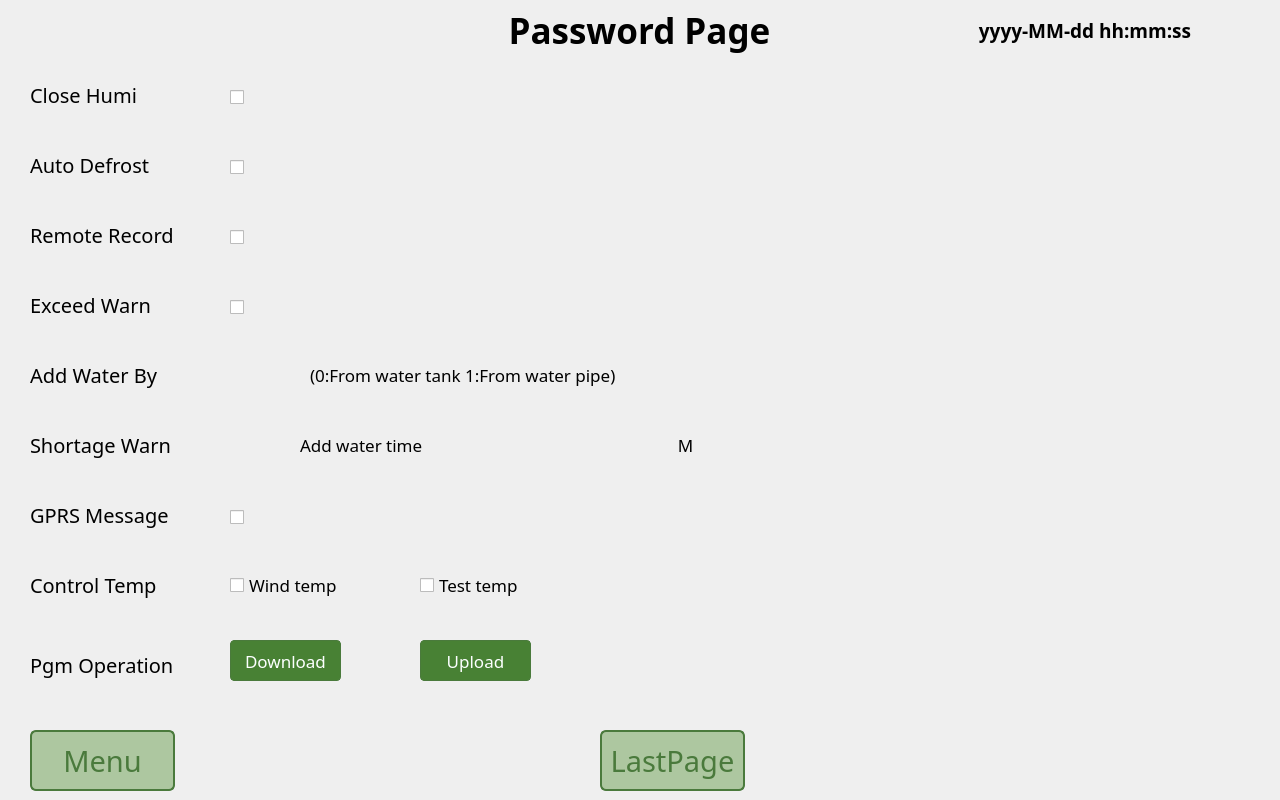
<?xml version="1.0" encoding="UTF-8"?>
<ui version="4.0">
 <class>UserPasswordPage03</class>
 <widget class="QWidget" name="UserPasswordPage03">
  <property name="geometry">
   <rect>
    <x>0</x>
    <y>0</y>
    <width>1280</width>
    <height>800</height>
   </rect>
  </property>
  <property name="windowTitle">
   <string>Form</string>
  </property>
  <widget class="QWidget" name="Footer" native="true">
   <property name="geometry">
    <rect>
     <x>0</x>
     <y>720</y>
     <width>1280</width>
     <height>80</height>
    </rect>
   </property>
   <property name="font">
    <font>
     <family>思源黑体</family>
    </font>
   </property>
   <widget class="QPushButton" name="font_page_pbtn">
    <property name="geometry">
     <rect>
      <x>30</x>
      <y>10</y>
      <width>145</width>
      <height>61</height>
     </rect>
    </property>
    <property name="font">
     <font>
      <pointsize>22</pointsize>
     </font>
    </property>
    <property name="styleSheet">
     <string notr="true">QPushButton {
    /* 正常状态 */
	border:2px solid rgb(74,122,60);
	background-color:rgb(173,199,160);
	border-radius:6px;
    color:rgb(74,122,60);
}

QPushButton:hover {
    /* 鼠标停留状态 */
    background-color: rgb(184, 192, 193);
}

QPushButton:pressed {
    /* 鼠标按下状态 */

    background-color: rgb(255,255,255);
}</string>
    </property>
    <property name="text">
     <string>Menu</string>
    </property>
   </widget>
   <widget class="QLabel" name="footer_line">
    <property name="geometry">
     <rect>
      <x>0</x>
      <y>0</y>
      <width>1280</width>
      <height>3</height>
     </rect>
    </property>
    <property name="text">
     <string/>
    </property>
   </widget>
   <widget class="QPushButton" name="previous_page_pbtn">
    <property name="geometry">
     <rect>
      <x>600</x>
      <y>10</y>
      <width>145</width>
      <height>61</height>
     </rect>
    </property>
    <property name="font">
     <font>
      <pointsize>22</pointsize>
     </font>
    </property>
    <property name="styleSheet">
     <string notr="true">QPushButton {
    /* 正常状态 */
	border:2px solid rgb(74,122,60);
	background-color:rgb(173,199,160);
	border-radius:6px;
    color:rgb(74,122,60);
}

QPushButton:hover {
    /* 鼠标停留状态 */
    background-color: rgb(184, 192, 193);
}

QPushButton:pressed {
    /* 鼠标按下状态 */

    background-color: rgb(255,255,255);
}</string>
    </property>
    <property name="text">
     <string>LastPage</string>
    </property>
   </widget>
  </widget>
  <widget class="QWidget" name="Header" native="true">
   <property name="geometry">
    <rect>
     <x>0</x>
     <y>0</y>
     <width>1280</width>
     <height>60</height>
    </rect>
   </property>
   <widget class="QLabel" name="logo">
    <property name="geometry">
     <rect>
      <x>0</x>
      <y>15</y>
      <width>155</width>
      <height>33</height>
     </rect>
    </property>
    <property name="font">
     <font>
      <pointsize>24</pointsize>
      <weight>75</weight>
      <bold>true</bold>
     </font>
    </property>
    <property name="text">
     <string/>
    </property>
    <property name="alignment">
     <set>Qt::AlignCenter</set>
    </property>
   </widget>
   <widget class="QLabel" name="current_time">
    <property name="geometry">
     <rect>
      <x>930</x>
      <y>0</y>
      <width>310</width>
      <height>60</height>
     </rect>
    </property>
    <property name="font">
     <font>
      <family>思源黑体</family>
      <pointsize>14</pointsize>
      <weight>75</weight>
      <bold>true</bold>
     </font>
    </property>
    <property name="text">
     <string>yyyy-MM-dd hh:mm:ss</string>
    </property>
    <property name="alignment">
     <set>Qt::AlignCenter</set>
    </property>
   </widget>
   <widget class="QLabel" name="title">
    <property name="geometry">
     <rect>
      <x>479</x>
      <y>0</y>
      <width>321</width>
      <height>60</height>
     </rect>
    </property>
    <property name="font">
     <font>
      <family>思源黑体</family>
      <pointsize>26</pointsize>
      <weight>75</weight>
      <bold>true</bold>
     </font>
    </property>
    <property name="text">
     <string>Password Page</string>
    </property>
    <property name="textFormat">
     <enum>Qt::PlainText</enum>
    </property>
    <property name="alignment">
     <set>Qt::AlignCenter</set>
    </property>
   </widget>
  </widget>
  <widget class="QWidget" name="Main" native="true">
   <property name="geometry">
    <rect>
     <x>0</x>
     <y>60</y>
     <width>1280</width>
     <height>660</height>
    </rect>
   </property>
   <widget class="QWidget" name="TurnOffHumidityFunction" native="true">
    <property name="geometry">
     <rect>
      <x>0</x>
      <y>0</y>
      <width>1281</width>
      <height>71</height>
     </rect>
    </property>
    <property name="font">
     <font>
      <family>思源黑体</family>
     </font>
    </property>
    <widget class="QLabel" name="turn_off_humidity_function_label">
     <property name="geometry">
      <rect>
       <x>30</x>
       <y>20</y>
       <width>151</width>
       <height>30</height>
      </rect>
     </property>
     <property name="font">
      <font>
       <pointsize>15</pointsize>
      </font>
     </property>
     <property name="text">
      <string>Close Humi</string>
     </property>
    </widget>
    <widget class="QCheckBox" name="turn_off_humidity_function_locked">
     <property name="geometry">
      <rect>
       <x>230</x>
       <y>20</y>
       <width>101</width>
       <height>35</height>
      </rect>
     </property>
     <property name="font">
      <font>
       <pointsize>13</pointsize>
      </font>
     </property>
     <property name="text">
      <string/>
     </property>
    </widget>
   </widget>
   <widget class="QWidget" name="AutomaticDefrosting" native="true">
    <property name="geometry">
     <rect>
      <x>0</x>
      <y>70</y>
      <width>1281</width>
      <height>71</height>
     </rect>
    </property>
    <property name="font">
     <font>
      <family>思源黑体</family>
     </font>
    </property>
    <widget class="QLabel" name="automatic_defrosting_label">
     <property name="geometry">
      <rect>
       <x>30</x>
       <y>20</y>
       <width>151</width>
       <height>30</height>
      </rect>
     </property>
     <property name="font">
      <font>
       <pointsize>15</pointsize>
      </font>
     </property>
     <property name="text">
      <string>Auto Defrost</string>
     </property>
    </widget>
    <widget class="QCheckBox" name="automatic_defrosting_locked">
     <property name="geometry">
      <rect>
       <x>230</x>
       <y>20</y>
       <width>101</width>
       <height>35</height>
      </rect>
     </property>
     <property name="font">
      <font>
       <pointsize>13</pointsize>
      </font>
     </property>
     <property name="text">
      <string/>
     </property>
    </widget>
   </widget>
   <widget class="QWidget" name="RemoteRecording" native="true">
    <property name="geometry">
     <rect>
      <x>0</x>
      <y>140</y>
      <width>1280</width>
      <height>71</height>
     </rect>
    </property>
    <property name="font">
     <font>
      <family>思源黑体</family>
     </font>
    </property>
    <widget class="QLabel" name="remote_recording_label">
     <property name="geometry">
      <rect>
       <x>30</x>
       <y>20</y>
       <width>151</width>
       <height>30</height>
      </rect>
     </property>
     <property name="font">
      <font>
       <pointsize>15</pointsize>
      </font>
     </property>
     <property name="text">
      <string>Remote Record</string>
     </property>
    </widget>
    <widget class="QCheckBox" name="remote_recording_locked">
     <property name="geometry">
      <rect>
       <x>230</x>
       <y>20</y>
       <width>101</width>
       <height>35</height>
      </rect>
     </property>
     <property name="font">
      <font>
       <pointsize>13</pointsize>
      </font>
     </property>
     <property name="text">
      <string/>
     </property>
    </widget>
   </widget>
   <widget class="QWidget" name="ExcessiveWarining" native="true">
    <property name="geometry">
     <rect>
      <x>0</x>
      <y>210</y>
      <width>1280</width>
      <height>71</height>
     </rect>
    </property>
    <property name="font">
     <font>
      <family>思源黑体</family>
     </font>
    </property>
    <widget class="QLabel" name="excessive_warning_label">
     <property name="geometry">
      <rect>
       <x>30</x>
       <y>20</y>
       <width>151</width>
       <height>30</height>
      </rect>
     </property>
     <property name="font">
      <font>
       <pointsize>15</pointsize>
      </font>
     </property>
     <property name="text">
      <string>Exceed Warn</string>
     </property>
    </widget>
    <widget class="QCheckBox" name="excessive_warning_locked">
     <property name="geometry">
      <rect>
       <x>230</x>
       <y>20</y>
       <width>101</width>
       <height>35</height>
      </rect>
     </property>
     <property name="font">
      <font>
       <pointsize>13</pointsize>
      </font>
     </property>
     <property name="text">
      <string/>
     </property>
    </widget>
   </widget>
   <widget class="QWidget" name="WaterReplenishmentMode" native="true">
    <property name="geometry">
     <rect>
      <x>0</x>
      <y>280</y>
      <width>1280</width>
      <height>71</height>
     </rect>
    </property>
    <property name="font">
     <font>
      <family>思源黑体</family>
     </font>
    </property>
    <widget class="QLabel" name="water_replenishment_mode_label">
     <property name="geometry">
      <rect>
       <x>30</x>
       <y>20</y>
       <width>151</width>
       <height>30</height>
      </rect>
     </property>
     <property name="font">
      <font>
       <pointsize>15</pointsize>
      </font>
     </property>
     <property name="text">
      <string>Add Water By</string>
     </property>
    </widget>
    <widget class="QLabel" name="water_replenishment_mode_display">
     <property name="geometry">
      <rect>
       <x>230</x>
       <y>10</y>
       <width>61</width>
       <height>51</height>
      </rect>
     </property>
     <property name="font">
      <font>
       <pointsize>13</pointsize>
      </font>
     </property>
     <property name="text">
      <string/>
     </property>
     <property name="alignment">
      <set>Qt::AlignCenter</set>
     </property>
    </widget>
    <widget class="QLabel" name="water_replenishment_mode_text">
     <property name="geometry">
      <rect>
       <x>310</x>
       <y>20</y>
       <width>331</width>
       <height>30</height>
      </rect>
     </property>
     <property name="font">
      <font>
       <pointsize>13</pointsize>
      </font>
     </property>
     <property name="text">
      <string>(0:From water tank 1:From water pipe)</string>
     </property>
     <property name="alignment">
      <set>Qt::AlignLeading|Qt::AlignLeft|Qt::AlignVCenter</set>
     </property>
    </widget>
   </widget>
   <widget class="QWidget" name="WaterLevelWarning" native="true">
    <property name="geometry">
     <rect>
      <x>0</x>
      <y>350</y>
      <width>1280</width>
      <height>71</height>
     </rect>
    </property>
    <property name="font">
     <font>
      <family>思源黑体</family>
     </font>
    </property>
    <widget class="QLabel" name="water_level_warning_label">
     <property name="geometry">
      <rect>
       <x>30</x>
       <y>20</y>
       <width>151</width>
       <height>30</height>
      </rect>
     </property>
     <property name="font">
      <font>
       <pointsize>15</pointsize>
      </font>
     </property>
     <property name="text">
      <string>Shortage Warn</string>
     </property>
    </widget>
    <widget class="QLabel" name="water_level_warning_display">
     <property name="geometry">
      <rect>
       <x>230</x>
       <y>9</y>
       <width>61</width>
       <height>51</height>
      </rect>
     </property>
     <property name="font">
      <font>
       <pointsize>13</pointsize>
      </font>
     </property>
     <property name="text">
      <string/>
     </property>
     <property name="alignment">
      <set>Qt::AlignCenter</set>
     </property>
    </widget>
    <widget class="QLabel" name="water_level_warning_text">
     <property name="geometry">
      <rect>
       <x>300</x>
       <y>20</y>
       <width>201</width>
       <height>30</height>
      </rect>
     </property>
     <property name="font">
      <font>
       <pointsize>13</pointsize>
      </font>
     </property>
     <property name="text">
      <string>Add water time</string>
     </property>
     <property name="alignment">
      <set>Qt::AlignLeading|Qt::AlignLeft|Qt::AlignVCenter</set>
     </property>
    </widget>
    <widget class="QLabel" name="water_level_warning_M">
     <property name="geometry">
      <rect>
       <x>540</x>
       <y>20</y>
       <width>121</width>
       <height>30</height>
      </rect>
     </property>
     <property name="font">
      <font>
       <pointsize>13</pointsize>
      </font>
     </property>
     <property name="text">
      <string/>
     </property>
     <property name="alignment">
      <set>Qt::AlignCenter</set>
     </property>
    </widget>
    <widget class="QLabel" name="water_level_warning_M_sign">
     <property name="geometry">
      <rect>
       <x>670</x>
       <y>20</y>
       <width>31</width>
       <height>30</height>
      </rect>
     </property>
     <property name="font">
      <font>
       <pointsize>13</pointsize>
      </font>
     </property>
     <property name="text">
      <string>M</string>
     </property>
     <property name="alignment">
      <set>Qt::AlignCenter</set>
     </property>
    </widget>
   </widget>
   <widget class="QWidget" name="TextMessaging" native="true">
    <property name="geometry">
     <rect>
      <x>0</x>
      <y>420</y>
      <width>1280</width>
      <height>71</height>
     </rect>
    </property>
    <property name="font">
     <font>
      <family>思源黑体</family>
     </font>
    </property>
    <widget class="QLabel" name="text_messaging_label">
     <property name="geometry">
      <rect>
       <x>30</x>
       <y>20</y>
       <width>151</width>
       <height>30</height>
      </rect>
     </property>
     <property name="font">
      <font>
       <pointsize>15</pointsize>
      </font>
     </property>
     <property name="text">
      <string>GPRS Message</string>
     </property>
    </widget>
    <widget class="QCheckBox" name="text_messaging_locked">
     <property name="geometry">
      <rect>
       <x>230</x>
       <y>20</y>
       <width>101</width>
       <height>35</height>
      </rect>
     </property>
     <property name="font">
      <font>
       <pointsize>13</pointsize>
      </font>
     </property>
     <property name="text">
      <string/>
     </property>
    </widget>
   </widget>
   <widget class="QWidget" name="TemperatureControl" native="true">
    <property name="geometry">
     <rect>
      <x>0</x>
      <y>490</y>
      <width>1281</width>
      <height>71</height>
     </rect>
    </property>
    <property name="font">
     <font>
      <family>思源黑体</family>
     </font>
    </property>
    <widget class="QLabel" name="temperature_control_label">
     <property name="geometry">
      <rect>
       <x>30</x>
       <y>20</y>
       <width>151</width>
       <height>30</height>
      </rect>
     </property>
     <property name="font">
      <font>
       <pointsize>15</pointsize>
      </font>
     </property>
     <property name="text">
      <string>Control Temp</string>
     </property>
    </widget>
    <widget class="QCheckBox" name="temperature_control_checkBox_1">
     <property name="geometry">
      <rect>
       <x>230</x>
       <y>20</y>
       <width>141</width>
       <height>30</height>
      </rect>
     </property>
     <property name="font">
      <font>
       <pointsize>13</pointsize>
      </font>
     </property>
     <property name="text">
      <string>Wind temp</string>
     </property>
    </widget>
    <widget class="QCheckBox" name="temperature_control_checkBox_2">
     <property name="geometry">
      <rect>
       <x>420</x>
       <y>20</y>
       <width>141</width>
       <height>30</height>
      </rect>
     </property>
     <property name="font">
      <font>
       <pointsize>13</pointsize>
      </font>
     </property>
     <property name="text">
      <string>Test temp</string>
     </property>
    </widget>
   </widget>
   <widget class="QWidget" name="ProgramOperation" native="true">
    <property name="geometry">
     <rect>
      <x>0</x>
      <y>560</y>
      <width>1280</width>
      <height>101</height>
     </rect>
    </property>
    <property name="font">
     <font>
      <family>思源黑体</family>
     </font>
    </property>
    <widget class="QLabel" name="program_operation_label">
     <property name="geometry">
      <rect>
       <x>30</x>
       <y>30</y>
       <width>151</width>
       <height>30</height>
      </rect>
     </property>
     <property name="font">
      <font>
       <pointsize>15</pointsize>
      </font>
     </property>
     <property name="text">
      <string>Pgm Operation</string>
     </property>
    </widget>
    <widget class="QPushButton" name="program_downloading">
     <property name="geometry">
      <rect>
       <x>230</x>
       <y>20</y>
       <width>111</width>
       <height>41</height>
      </rect>
     </property>
     <property name="font">
      <font>
       <pointsize>13</pointsize>
      </font>
     </property>
     <property name="styleSheet">
      <string notr="true">QPushButton {
    /* 正常状态 */
	border:1px solid rgb(74,122,60);
	background-color:rgb(72, 129, 52);
	border-radius:4px;
    color:rgb(252,255,255);
}

QPushButton:hover {
    /* 鼠标停留状态 */
    background-color: rgb(184, 192, 193);
}

QPushButton:pressed {
    /* 鼠标按下状态 */
    background-color: rgb(255,255,255);
}</string>
     </property>
     <property name="text">
      <string>Download</string>
     </property>
    </widget>
    <widget class="QPushButton" name="program_uploading">
     <property name="geometry">
      <rect>
       <x>420</x>
       <y>20</y>
       <width>111</width>
       <height>41</height>
      </rect>
     </property>
     <property name="font">
      <font>
       <pointsize>13</pointsize>
      </font>
     </property>
     <property name="styleSheet">
      <string notr="true">QPushButton {
    /* 正常状态 */
	border:1px solid rgb(74,122,60);
	background-color:rgb(72, 129, 52);
	border-radius:4px;
    color:rgb(252,255,255);
}

QPushButton:hover {
    /* 鼠标停留状态 */
    background-color: rgb(184, 192, 193);
}

QPushButton:pressed {
    /* 鼠标按下状态 */
    background-color: rgb(255,255,255);
}</string>
     </property>
     <property name="text">
      <string>Upload</string>
     </property>
    </widget>
   </widget>
  </widget>
 </widget>
 <resources/>
 <connections/>
</ui>
